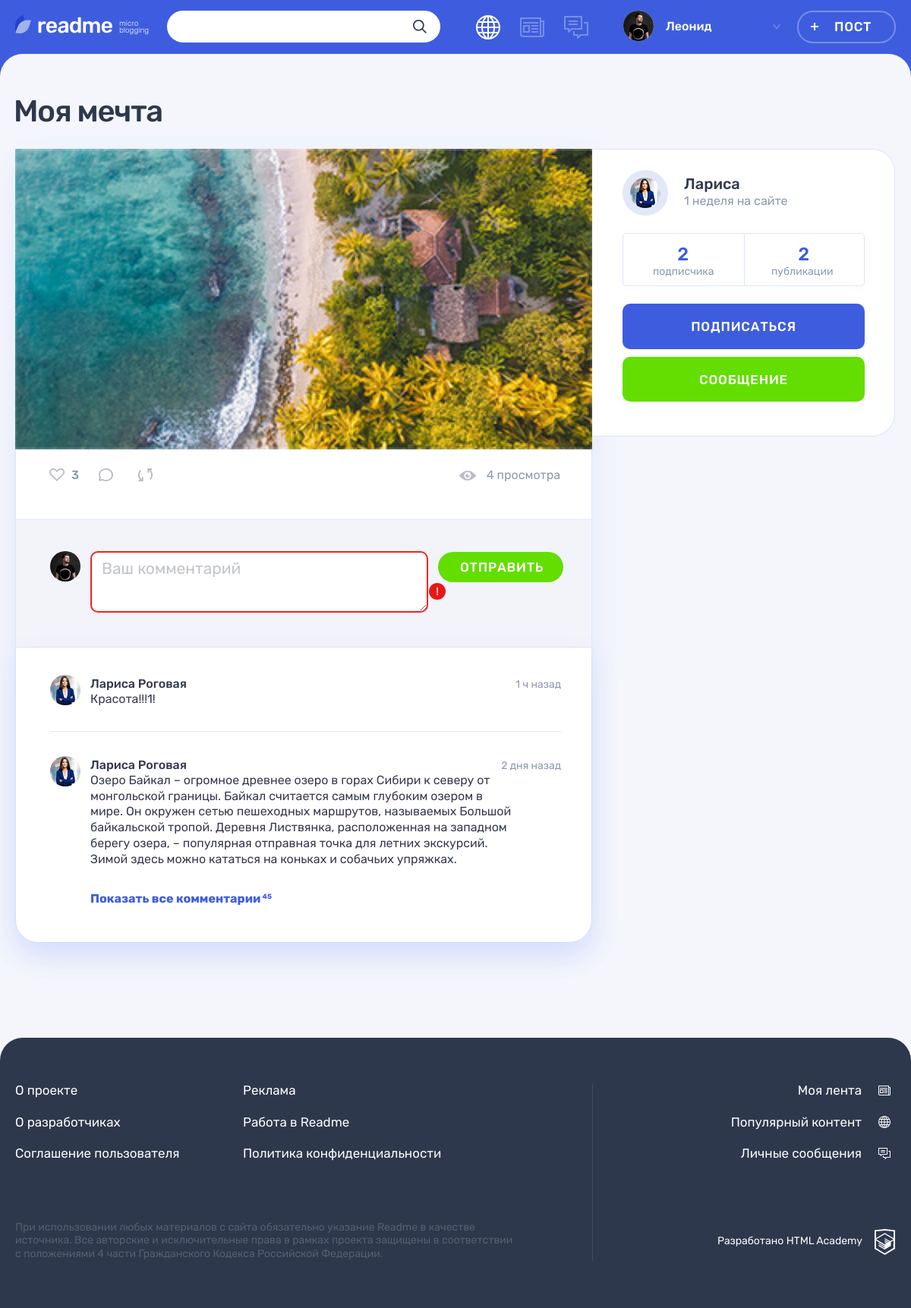
The app's page /post.php?id=4 with its own data.
### tables this page shows
CREATE TABLE IF NOT EXISTS `posts` (
                                     id INT PRIMARY KEY AUTO_INCREMENT,
                                     title VARCHAR(90) NOT NULL,
                                     text TEXT,
                                     quote_author VARCHAR(90),
                                     image VARCHAR(255) UNIQUE,
                                     youtube VARCHAR(255),
                                     website_title VARCHAR(255),
                                     website VARCHAR(255),
                                     views INT,
                                     created_at DATETIME NOT NULL DEFAULT NOW(),
                                     updated_at DATETIME NOT NULL DEFAULT NOW(),
                                     user_id INT NOT NULL,
                                     content_type_id INT NOT NULL,
                                     FOREIGN KEY fk_post_user_id_user_id (user_id) REFERENCES `user`(id) ON DELETE CASCADE,
                                     FOREIGN KEY fk_post_content_type_id_content_type_id (content_type_id) REFERENCES content_type(id) ON DELETE CASCADE,
                                     INDEX idx_post_content_type_id (content_type_id),
                                     INDEX idx_post_content_type_id_user_id (user_id, content_type_id)
);

CREATE TABLE IF NOT EXISTS `user` (
                                    id INT PRIMARY KEY AUTO_INCREMENT,
                                    created_at DATETIME NOT NULL DEFAULT NOW(),
                                    updated_at DATETIME NOT NULL DEFAULT NOW(),
                                    login VARCHAR(255) NOT NULL UNIQUE,
                                    user_name VARCHAR(255),
                                    email VARCHAR(255) NOT NULL UNIQUE,
                                    password CHAR(32) NOT NULL,
                                    avatar VARCHAR(255) UNIQUE,
                                    INDEX idx_user_username (login)
);

### helpers.php (called while the page is built, shortened)
<?php
function get_noun_plural_form(?int $number, string $one, string $two, string $many): string
{
    $number = (int)$number;
    $mod10 = $number % 10;
    $mod100 = $number % 100;
    switch (true) {
        case ($mod10 === 1):
            return $one;
        case ($mod10 >= 2 && $mod10 <= 4):
            return $two;
    }
}
function include_template($name, array $data = [])
{
    $name = 'templates/' . $name;
    extract($data);
    require $name;
    $result = ob_get_clean();
    return $result;
}

### data.php (called while the page is built, shortened)
<?php
$link = mysqli_connect('localhost', 'root', '', 'readme');
mysqli_set_charset($link, "utf8");
$postNumberId = isset($_GET['id']) ? "WHERE posts.id = {$_GET['id']}" : '';
$sqlPostNumber = <<<SQL
SELECT
       posts.id post_id,
       title post_title,
       text post_text,
       quote_author post_quote_author,
       image post_image,
       youtube post_youtube,
       website_title post_website_title,
       website post_website,
       views post_views,
       user.user_name user_name,
       user.avatar user_avatar,
       user.id user_id,
       user.created_at,
       content_type.class content_class
FROM posts
INNER JOIN `user` ON posts.user_id = user.id
INNER JOIN content_type ON posts.content_type_id = content_type.id
{$postNumberId};
SQL;
$resultNum = mysqli_query($link, $sqlPostNumber);
$postNums = mysqli_fetch_assoc($resultNum);
$userWho = $postNums['user_id'];
$sqlPostSum = <<<SQL
SELECT
 COUNT(posts.id) as count_post_id,
 user.id as user_id
FROM posts
JOIN `user` ON posts.user_id = user.id
WHERE user.id = {$userWho};
SQL;
$resultPostSum = mysqli_query($link, $sqlPostSum);
$postPostSum = mysqli_fetch_assoc($resultPostSum);
$sqlSubscrSum = <<<SQL
SELECT
subscription.author_id as author_id,
COUNT(subscription.person_subscripted_id) as sum_subscription
FROM `subscription`
JOIN `user` ON subscription.author_id = user.id
WHERE author_id={$userWho} GROUP BY author_id;
SQL;
$resultSubscrSum = mysqli_query($link, $sqlSubscrSum);
$postSubscrSum = mysqli_fetch_assoc($resultSubscrSum);
$sqlLikeSum = <<<SQL
SELECT
COUNT(`like`.user_id) as like_sum,
posts.id as posts_id
FROM `like`
JOIN posts ON `like`.post_id=posts.id
{$postNumberId}
GROUP BY post_id;
SQL;
$resultLikeSum = mysqli_query($link, $sqlLikeSum);
$postLikeSum = mysqli_fetch_assoc($resultLikeSum);
$today = new DateTimeImmutable();
$userDateReg = new DateTime($postNums['created_at']);
$diffUserDateReg = $today->diff($userDateReg);
if ($diffUserDateReg->m >= 1) {
    $diffUserReg = sprintf('%d %s', $diffUserDateReg->m, get_noun_plural_form($diffUserDateReg->m, ' месяц ', ' месяца ', ' месяцев '));
}
elseif ($diffUserDateReg->days / 7 >= 1 && $diffUserDateReg->days / 7 < 5) {
    $weeks = floor($diffUserDateReg->days / 7);
    $diffUserReg = sprintf('%d %s', $weeks, get_noun_plural_form($weeks, ' неделя ', ' недели ', ' недель '));
}
elseif ($diffUserDateReg->days >= 1 && $diffUserDateReg->days < 7) {
    $diffUserReg = sprintf('%d %s', $diffUserDateReg->days, get_noun_plural_form($diffUserDateReg->d, ' день ', ' дня ', ' дней '));
}
elseif ($diffUserDateReg->h >= 1 && $diffUserDateReg->h < 24) {
    $diffUserReg = sprintf('%d %s', $diffUserDateReg->h, get_noun_plural_form($diffUserDateReg->h, ' час ', ' часа ', ' часов '));
}
elseif ($diffUserDateReg->i < 60) {
    $diffUserReg = sprintf('%d %s', $diffUserDateReg->i, get_noun_plural_form($diffUserDateReg->i, ' минута ', ' минуты ', ' минут '));
};

### templates/post-details.php (the view, shortened to what this page needs)
<main class="page__main page__main--publication">
    <div class="container">
        <h1 class="page__title page__title--publication"><?=$postNums['post_title']; ?></h1>
        <section class="post-details">
            <div class="post-details__wrapper post-photo">
                <div class="post-details__main-block post post--details">
                    <?php if($postNums['content_class'] == 'photo'): ?>
                        <div class="post-details__image-wrapper post-photo__image-wrapper">
                            <img src="img/<?=$postNums['post_image']; ?>" alt="Фото от пользователя" width="760" height="507">
                        </div>
                    <?php elseif($postNums['content_class'] == 'video'): ?>
                        <div class="post-details__image-wrapper post-photo__image-wrapper">
                            <?=embed_youtube_video($postNums['post_youtube']); ?>
                        </div>
                    <?php endif; ?>
                    <div class="post__indicators">
                        <div class="post__buttons">
                            <a class="post__indicator post__indicator--likes button" href="#" title="Лайк">
                                <svg class="post__indicator-icon" width="20" height="17">
                                    <use xlink:href="#icon-heart"></use>
                                </svg>
                                <span><?=$postLikeSum['like_sum']; ?> </span>
                            </a>
                            <a class="post__indicator post__indicator--comments button" href="#" title="Комментарии">
                                <svg class="post__indicator-icon" width="19" height="17">
                                    <use xlink:href="#icon-comment"></use>
                                </svg>
                            </a>
                            <a class="post__indicator post__indicator--repost button" href="#" title="Репост">
                                <svg class="post__indicator-icon" width="19" height="17">
                                    <use xlink:href="#icon-repost"></use>
                                </svg>
                            </a>
                        </div>
                        <span class="post__view"><?=$postNums['post_views'] . get_noun_plural_form($postNums['post_views'], ' просмотр', ' просмотра', ' просмотров'); ?></span>
                    </div>
                    <div class="comments">
                        <form class="comments__form form" action="#" method="post">
                            <div class="comments__my-avatar">
                                <img class="comments__picture" src="img/userpic-medium.jpg" alt="Аватар пользователя">
                            </div>
                            <div class="form__input-section form__input-section--error">
                                <textarea class="comments__textarea form__textarea form__input" placeholder="Ваш комментарий"></textarea>
                                <button class="form__error-button button" type="button">!</button>
                            </div>
                            <button class="comments__submit button button--green" type="submit">Отправить</button>
                        </form>
                        <div class="comments__list-wrapper">
                            <ul class="comments__list">
                                <li class="comments__item user">
                                    <div class="comments__avatar">
                                        <a class="user__avatar-link" href="#">
                                            <img class="comments__picture" src="img/userpic-larisa.jpg" alt="Аватар пользователя">
                                        </a>
                                    </div>
                                    <div class="comments__info">
                                        <div class="comments__name-wrapper">
                                            <a class="comments__user-name" href="#">
                                                <span>Лариса Роговая</span>
                                            </a>
                                            <time class="comments__time" datetime="2019-03-20">1 ч назад</time>
                                        </div>
                                        <p class="comments__text">
                                            Красота!!!1!
                                        </p>
                                    </div>
                                </li>
                                <li class="comments__item user">
                                    <div class="comments__avatar">
                                        <a class="user__avatar-link" href="#">
                                            <img class="comments__picture" src="img/userpic-larisa.jpg" alt="Аватар пользователя">
                                        </a>
                                    </div>
                                    <div class="comments__info">
                                        <div class="comments__name-wrapper">
                                            <a class="comments__user-name" href="#">
                                                <span>Лариса Роговая</span>
                                            </a>
                                            <time class="comments__time" datetime="2019-03-18">2 дня назад</time>
                                        </div>
                                        <p class="comments__text">
                                            Озеро Байкал – огромное древнее озеро в горах Сибири к северу от монгольской границы. Байкал считается самым глубоким озером в мире. Он окружен сетью пешеходных маршрутов, называемых Большой байкальской тропой. Деревня Листвянка, расположенная на западном берегу озера, – популярная отправная точка для летних экскурсий. Зимой здесь можно кататься на коньках и собачьих упряжках.
                                        </p>
                                    </div>
                                </li>
                            </ul>
                            <a class="comments__more-link" href="#">
                                <span>Показать все комментарии</span>
                                <sup class="comments__amount">45</sup>
                            </a>
                        </div>
                    </div>
                </div>
                <div class="post-details__user user">
                    <div class="post-details__user-info user__info">
                        <div class="post-details__avatar user__avatar">
                            <a class="post-details__avatar-link user__avatar-link" href="#">
                                <img class="post-details__picture user__picture" src="img/<?=$postNums['user_avatar']; ?>" alt="Аватар пользователя">
                            </a>
                        </div>
                        <div class="post-details__name-wrapper user__name-wrapper">
                            <a class="post-details__name user__name" href="#">
                                <span><?=$postNums['user_name']; ?></span>
                            </a>
                            <time class="post-details__time user__time" datetime="2014-03-20"><?=$diffUserReg; ?>на сайте</time>
                        </div>
                    </div>
                    <div class="post-details__rating user__rating">
                        <p class="post-details__rating-item user__rating-item user__rating-item--subscribers">
                            <span class="post-details__rating-amount user__rating-amount"><?=$postSubscrSum['sum_subscription']; ?></span>
                            <span class="post-details__rating-text user__rating-text"><?=get_noun_plural_form($postSubscrSum['sum_subscription'], ' подписчик', ' подписчика', ' подписчиков'); ?></span>
                        </p>
                        <p class="post-details__rating-item user__rating-item user__rating-item--publications">
                            <span class="post-details__rating-amount user__rating-amount"><?=$postPostSum['count_post_id']; ?></span>
                            <span class="post-details__rating-text user__rating-text"><?=get_noun_plural_form($postPostSum['count_post_id'], ' публикация', ' публикации', ' публикаций'); ?></span>
                        </p>
                    </div>
                    <div class="post-details__user-buttons user__buttons">
                        <button class="user__button user__button--subscription button button--main" type="button">Подписаться</button>
                        <a class="user__button user__button--writing button button--green" href="#">Сообщение</a>
                    </div>
                </div>
            </div>
        </section>
    </div>
</main>

### records on screen
posts: title "Моя мечта", image (picture), views "4", views "просмотра", user.avatar (picture), user.user_name "Лариса"

### other values on screen
$userName "Леонид"
$postLikeSum['like_sum'] "3"
$diffUserReg "1 неделя"
$postSubscrSum['sum_subscription'] "2"
$postPostSum['count_post_id'] "2"
